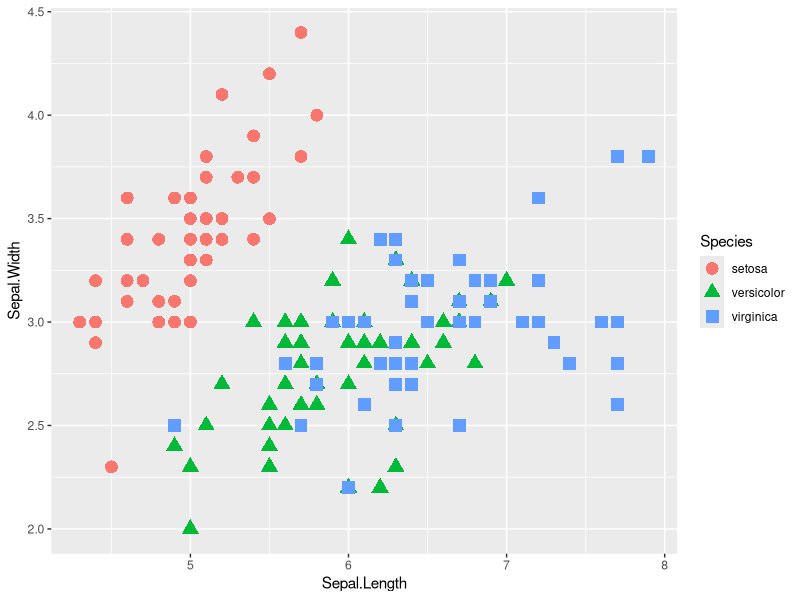
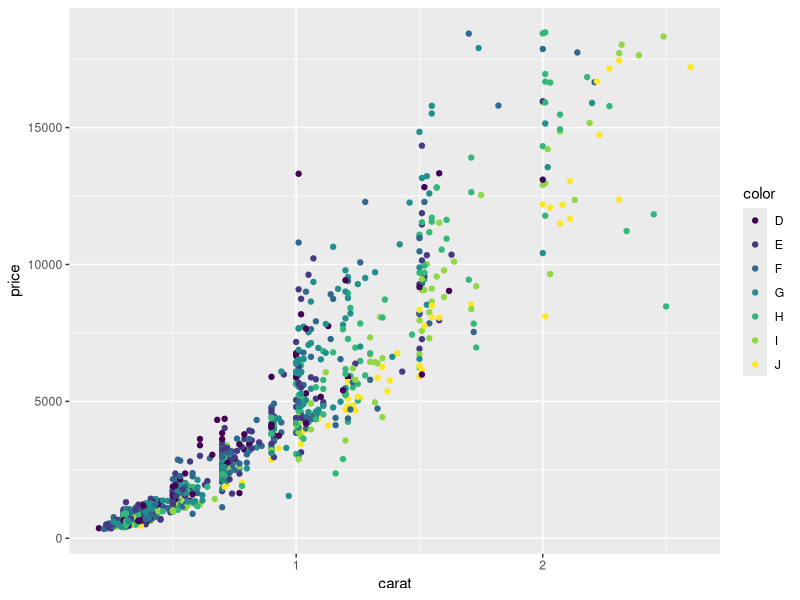
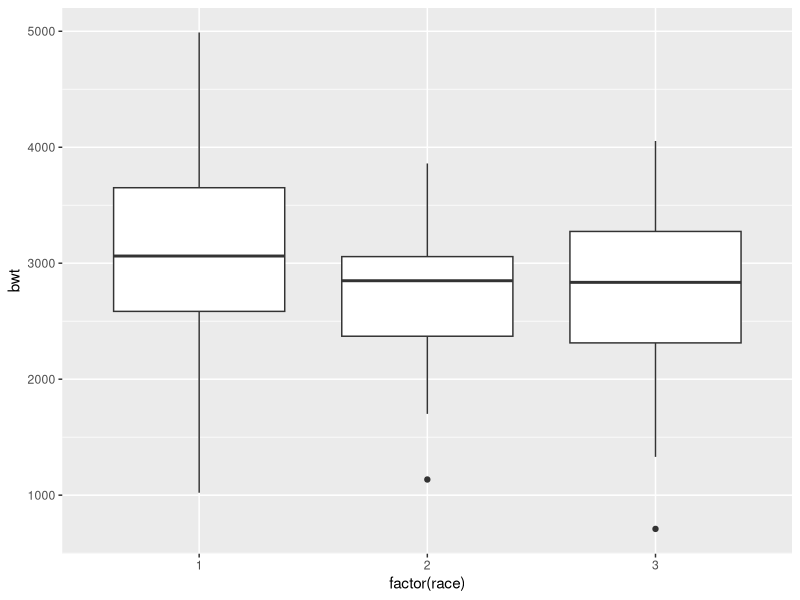

Generate these figures, in order, with R:
# ggplot leanring script
# Ian Kaufer ikaufer@email.arizona.edu
# 22-Feb 2015

install.packages("ggplot2", dependencies=TRUE)
install.packages("plyr")
install.packages("ggthemes")
install.packages("reshape2")

library("ggplot2")
library("reshape2")
library("ggthemes")
library("plyr")

myplot <- ggplot(data = iris, aes(x=Sepal.Length, y=Sepal.Width, color=Species)) + 
  geom_point(aes(shape=Species),size=4)
myplot

d2 <- diamonds[sample(1:dim(diamonds)[1], 1000), ]
dim(diamonds)
dim(diamonds)[1]

ggplot(d2, aes(carat,price, color=color)) + geom_point()

library("MASS")
ggplot(birthwt, aes(factor(race),bwt)) + geom_boxplot()
